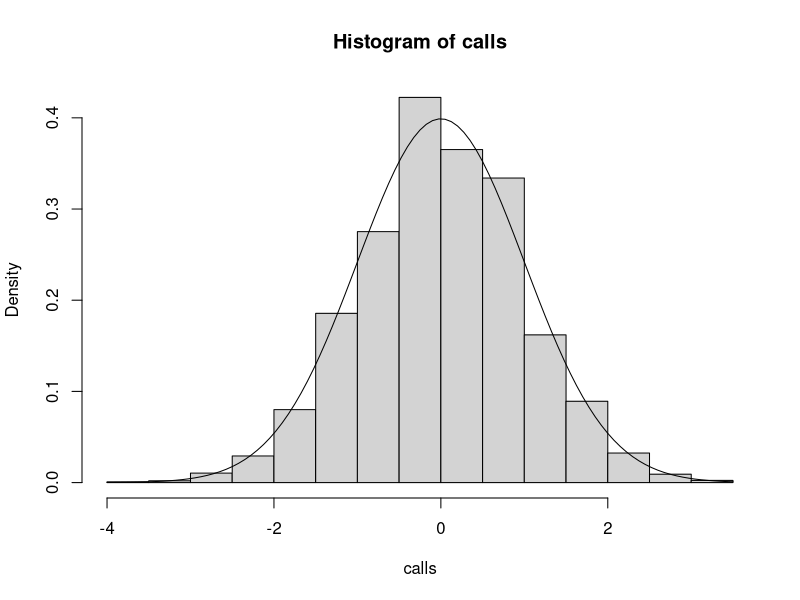

This figure's R source:
## ---- chunk 1
knitr::opts_chunk$set(echo = TRUE)
## ---- chunk 2
P <- matrix(c(1/4, 1/4, 1/2, 0,0, 
              1/4, 1/8,1/8,0,1/2, 
              1/4,0,0, 1/2, 1/4, 
              0,0,0,1/2, 1/2, 1/3, 1/3, 0, 0, 1/3), nrow =5)
P <-t(P)
P
## ---- chunk 3
Q = P  %*% P%*%P
Q
## ---- chunk 4
eigen(t(P))
stat = eigen(t(P))$vectors[,1]
stat = stat/sum(stat)
stat
## ---- chunk 5
number<- function(t){
  arr  = rexp(1,3) + rexp(1,3)
  inter = arr
  while(arr[length(arr)] <t){
    inter <- c(inter, (rexp(1,3) + rexp(1,3))  )
    arr <- c(arr, arr[length(arr)] + inter[length(inter)])
}
length(arr)
}
## ---- chunk 6
nz <- function(t){
vary = 2*(1/9)
    mu = 2*(1/3)
ratio=  ( number(t) - (t/mu)  )/ (   ( (t* vary)/ mu^3)^(0.5)   )
  ratio
}

## ---- chunk 7

calls = replicate(5000, nz(300))
hist(calls, prob=TRUE)
curve(dnorm(x), add=TRUE)
